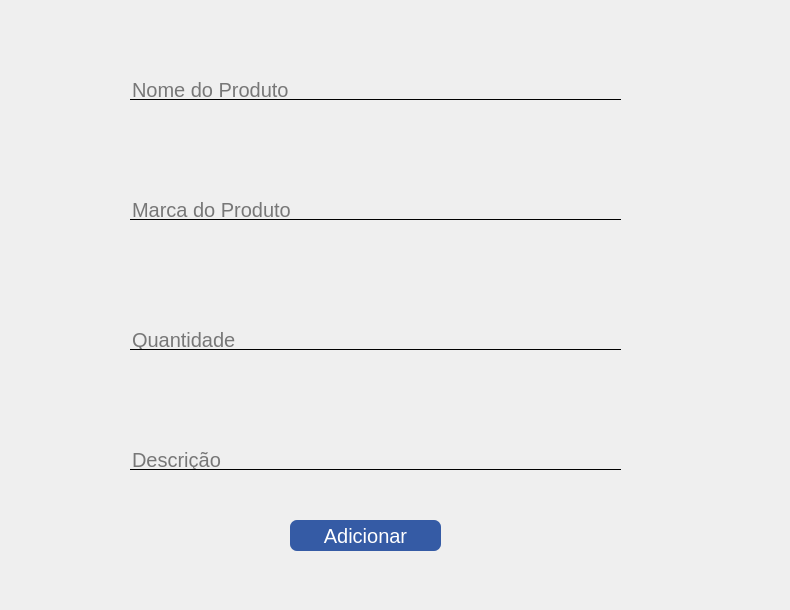
    <widget class="QWidget" name="pag_adicionar_produto">
     <widget class="QLineEdit" name="inp_nome_product">
      <property name="geometry">
       <rect>
        <x>130</x>
        <y>80</y>
        <width>491</width>
        <height>20</height>
       </rect>
      </property>
      <property name="font">
       <font>
        <pointsize>15</pointsize>
       </font>
      </property>
      <property name="styleSheet">
       <string notr="true">QLineEdit {
	border: none;
	border-bottom: 1px solid #000000;
	background-color: transparent;
}</string>
      </property>
      <property name="text">
       <string/>
      </property>
      <property name="placeholderText">
       <string>Nome do Produto</string>
      </property>
     </widget>
     <widget class="QLabel" name="img_design_baixo">
      <property name="geometry">
       <rect>
        <x>-34</x>
        <y>448</y>
        <width>121</width>
        <height>151</height>
       </rect>
      </property>
      <property name="text">
       <string/>
      </property>
      <property name="pixmap">
       <pixmap>:/imagens/Group 50imagens2.jpg</pixmap>
      </property>
      <property name="scaledContents">
       <bool>true</bool>
      </property>
     </widget>
     <widget class="QLineEdit" name="inp_quantidade_product">
      <property name="geometry">
       <rect>
        <x>130</x>
        <y>330</y>
        <width>491</width>
        <height>20</height>
       </rect>
      </property>
      <property name="font">
       <font>
        <pointsize>15</pointsize>
       </font>
      </property>
      <property name="styleSheet">
       <string notr="true">QLineEdit {
	border: none;
	border-bottom: 1px solid #000000;
	background-color: transparent;
}</string>
      </property>
      <property name="text">
       <string/>
      </property>
      <property name="placeholderText">
       <string>Quantidade</string>
      </property>
     </widget>
     <widget class="QPushButton" name="btn_registrar_product">
      <property name="geometry">
       <rect>
        <x>290</x>
        <y>520</y>
        <width>151</width>
        <height>31</height>
       </rect>
      </property>
      <property name="font">
       <font>
        <pointsize>15</pointsize>
       </font>
      </property>
      <property name="cursor">
       <cursorShape>PointingHandCursor</cursorShape>
      </property>
      <property name="styleSheet">
       <string notr="true">QPushButton {
	
	border-radius:7px;
	background-color: #355BA5;
	color: white
}</string>
      </property>
      <property name="text">
       <string>Adicionar</string>
      </property>
     </widget>
     <widget class="QLineEdit" name="inp_descricao_product">
      <property name="geometry">
       <rect>
        <x>130</x>
        <y>450</y>
        <width>491</width>
        <height>20</height>
       </rect>
      </property>
      <property name="font">
       <font>
        <pointsize>15</pointsize>
       </font>
      </property>
      <property name="styleSheet">
       <string notr="true">QLineEdit {
	border: none;
	border-bottom: 1px solid #000000;
	background-color: transparent;
}</string>
      </property>
      <property name="text">
       <string/>
      </property>
      <property name="placeholderText">
       <string>Descrição</string>
      </property>
     </widget>
     <widget class="QLineEdit" name="inp_marca_product">
      <property name="geometry">
       <rect>
        <x>130</x>
        <y>200</y>
        <width>491</width>
        <height>20</height>
       </rect>
      </property>
      <property name="font">
       <font>
        <pointsize>15</pointsize>
       </font>
      </property>
      <property name="styleSheet">
       <string notr="true">QLineEdit {
	border: none;
	border-bottom: 1px solid #000000;
	background-color: transparent;
}</string>
      </property>
      <property name="text">
       <string/>
      </property>
      <property name="placeholderText">
       <string>Marca do Produto</string>
      </property>
     </widget>
     <widget class="QLabel" name="img_design_lateral">
      <property name="geometry">
       <rect>
        <x>730</x>
        <y>0</y>
        <width>51</width>
        <height>601</height>
       </rect>
      </property>
      <property name="text">
       <string/>
      </property>
      <property name="pixmap">
       <pixmap>imagens/barra do perfil.png</pixmap>
      </property>
      <property name="scaledContents">
       <bool>true</bool>
      </property>
     </widget>
    </widget>
